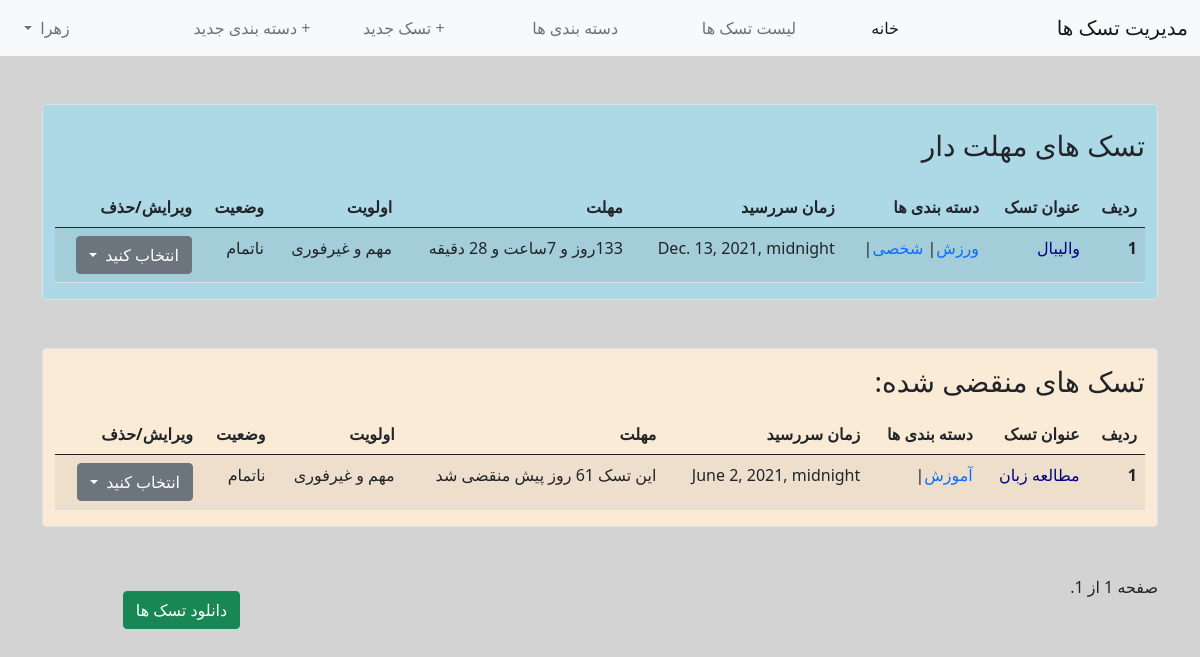
/todo/ (signed in), run on the app's committed database.
### accounts/models.py (models this page shows)
class CustomUser(AbstractUser):
    phone = models.CharField(max_length=21, blank=True, null=True)
    age = models.PositiveIntegerField(null=True, blank=True)

### todos/models.py (models this page shows, shortened)
class Task(models.Model):
    PRIORITY = [
        ('1', 'مهم و فوری'),  # الان انجامش بده
        ('2', 'غیرمهم و فوری'),  # بسپار به دیگری یا یه وقتی براش خالی کن
        ('3', 'مهم و غیرفوری'),  # براش برنامه ریزی کن
        ('4', 'غیرمهم و غیرفوری'),  # ترجیحاٌ حذفش کن یا بذار برای تعطیلات
    ]
    STATUS = [('U', 'ناتمام'), ('D', 'انجام شد')]
    title = models.CharField(max_length=150)
    description = models.TextField(max_length=720, blank=True, default='')
    category = models.ManyToManyField(Category, related_name='category', related_query_name='cat_tasks')
    user = models.ForeignKey(get_user_model(), on_delete=models.CASCADE, related_name='tasks')
    priority = models.CharField(max_length=2, choices=PRIORITY)
    deadline = models.DateTimeField()
    status = models.CharField(max_length=1, default='U', choices=STATUS)
    objects = TaskManager()
    class Meta:
        ordering = ['deadline']
        constraints = [
            models.UniqueConstraint(fields=['title', 'user'], name='unique_group_task')
        ]

class Category(models.Model):
    name = models.CharField(max_length=100)
    user = models.ForeignKey(get_user_model(), on_delete=models.CASCADE, related_name='user_categories')
    objects = CategoryManager()
    class Meta:
        constraints = [
            models.UniqueConstraint(fields=['name', 'user'], name='unique_group')
        ]

### todos/views.py (the view)
# urls.py: path('', TaskListView.as_view(), name='task_list'),
class TaskListView(LoginRequiredMixin, ListView):
    model = Task
    template_name = 'tasks/task_list.html'
    paginate_by = 20
    def get_queryset(self):
        return Task.objects.filter(user=self.request.user)
    def get_context_data(self, **kwargs):
        context = super(TaskListView, self).get_context_data(**kwargs)
        try:
            context['ex_tasks'] = Task.objects.get_ex_tasks().filter(user=self.request.user)
            context['early_tasks'] = Task.objects.get_early_tasks().filter(user=self.request.user)
        except Task.DoesNotExist:
            context['ex_tasks'] = None
        return context

### todos/managers.py (called while the page is built)
    def get_ex_tasks(self):
        return self.filter(deadline__lt=timezone.now())

    def get_early_tasks(self):
        return self.exclude(deadline__lt=timezone.now())

### todos/templatetags/template_tags.py (called while the page is built)
@register.simple_tag
def task_time_left(task):
    now = timezone.now()
    time_left = task.deadline - now
    days = time_left.days
    hours = time_left.seconds // 3600
    mins = (time_left.seconds % 3600) // 60
    if days<0:
        return f'این تسک {days * -1} روز پیش منقضی شد'
    return f"{days}روز و {hours}ساعت و {mins} دقیقه"

### templates/tasks/task_list.html (shortened to what this page needs)
{% extends 'base.html' %}
{% load template_tags %}
{% block content %}
    <div class="container">
    <div class="container my-5 border rounded-3" style="background-color: lightblue;">
        <h3 class="my-4">تسک های مهلت دار</h3>
        <table class="table table-hover table-striped">
          <thead>
            <tr>
              <th scope="col">ردیف</th>
              <th scope="col">عنوان تسک</th>
              <th scope="col">دسته بندی ها</th>
              <th scope="col">زمان سررسید</th>
              <th scope="col">مهلت</th>
              <th scope="col">اولویت</th>
                <th scope="col">وضعیت</th>
              <th scope="col">ویرایش/حذف</th>
            </tr>
          </thead>
          <tbody>
            {% for task in early_tasks %}
                <tr>
                  <th scope="row">{{ forloop.counter }}</th>
                  <td><a href="{% url 'details' task.pk%}" class="text-decoration-none" style="color:navy">{{ task.title |capfirst }}</a></td>
                  <td>
                      {% for category in task.category.all %}
                          <a href="{% url 'category_tasks_list' category.pk %}" class="text-decoration-none" >{{ category.name }}</a>|
                      {% endfor %}
                  </td>
                    <td>{{ task.deadline }}</td>
                    <td>{% task_time_left task %}</td>
                    <td>{{ task.get_priority_display }}</td>
                    <td>{{ task.get_status_display }}</td>
                    <td>
                         <div class="dropdown">
                              <a class="btn btn-secondary dropdown-toggle" href="" role="button" id="dropdownMenuLink" data-bs-toggle="dropdown" aria-expanded="false">
                                انتخاب کنید
                              </a>
                         </div>
                  </td>
                </tr>
          {% endfor %}
          </tbody>
        </table>
    </div>
        <div class="container my-5 border rounded-3" style="background-color: antiquewhite;">
            <h3 class="my-3">تسک های منقضی شده: </h3>
        <table class="table table-hover table-striped">
          <thead>
            <tr>
              <th scope="col">ردیف</th>
              <th scope="col">عنوان تسک</th>
              <th scope="col">دسته بندی ها</th>
              <th scope="col">زمان سررسید</th>
              <th scope="col">مهلت</th>
              <th scope="col">اولویت</th>
                <th scope="col">وضعیت</th>
              <th scope="col">ویرایش/حذف</th>
            </tr>
          </thead>
          <tbody>
            {% for task in ex_tasks %}
                <tr>
                  <th scope="row">{{ forloop.counter }}</th>
                  <td><a href="{% url 'details' task.pk%}" class="text-decoration-none" style="color:navy">{{ task.title | capfirst }}</a></td>
                  <td>
                      {% for category in task.category.all %}
                          <a href="{% url 'category_tasks_list' category.pk %}" class="text-decoration-none" >{{ category.name }}</a>|
                      {% endfor %}
                  </td>
                    <td>{{ task.deadline }}</td>
                    <td>{% task_time_left task %}</td>
                    <td>{{ task.get_priority_display }}</td>
                    <td>{{ task.get_status_display }}</td>
                    <td>
                         <div class="dropdown">
                              <a class="btn btn-secondary dropdown-toggle" href="" role="button" id="dropdownMenuLink" data-bs-toggle="dropdown" aria-expanded="false">
                                انتخاب کنید
                              </a>
                         </div>
                  </td>
                </tr>
          {% endfor %}
          </tbody>
        </table>
        </div>
        <div>
            <div class="container">
               <div class="row justify-content-between text-center d-flex justify-self-center">
                    <div class="col-3 pagination">
                        <span class="step-links">
                            <span class="current">
                                صفحه {{ page_obj.number }} از {{ page_obj.paginator.num_pages }}.
                            </span>
                        </span>
                    </div>
                    <div class="col-3">
                        <a href="{% url 'tasks_json' %}" class="btn btn-success m-3" role="button" download>دانلود تسک ها</a>
                    </div>
               </div>
            </div>
        </div>
    </div>
{% endblock %}

### templates/base.html (shortened to what this page needs)
<!doctype html>
<html lang="fa" dir="rtl">
  <head>
  {% load admin_urls %}
    <link rel="stylesheet" href="https://cdn.jsdelivr.net/npm/bootstrap@5.0.2/dist/css/bootstrap.rtl.min.css">
  </head>
  <body style="background-color:lightgray">
    <nav class="navbar navbar-expand-lg navbar-light bg-light sticky-top">
      <div class="container-fluid">
        <a class="navbar-brand" href="{% url 'home' %}">مدیریت تسک ها</a>
        <div class="collapse navbar-collapse" id="navbarSupportedContent">
            {% if user.is_authenticated %}
                <div class="container mr-1 ml-5">
                  <ul class="navbar-nav me-auto mb-2 mb-lg-0 row justify-content-end justify-self-end text-end">
                        <li class="nav-item col px-0 mx-0">
                          <a class="nav-link active px-0 mx-0" aria-current="page" href="{% url 'home' %}">خانه</a>
                        </li>
                        <li class="nav-item col px-0 mx-0">
                          <a class="nav-link px-0 mx-0" href="{% url 'task_list' %}">لیست تسک ها</a>
                        </li>
                        <li class="nav-item col px-0 mx-0">
                            <a class="nav-link px-0 mx-0" href="{% url 'categories' %}">دسته بندی ها </a>
                        </li>
                        <li class="nav-item col px-0 mx-0">
                            <a class="nav-link px-0 mx-0" href="{% url 'task_create' %}">+ تسک جدید</a>
                        </li>
                        <li class="nav-item col px-0 mx-0">
                            <a class="nav-link px-0 mx-0" href="{% url 'ctg_create' %}">+ دسته بندی جدید</a>
                        </li>
                        <li class="nav-item dropdown col px-0 mx-0">
                        <a class="nav-link dropdown-toggle px-0 mx-0" href="#" id="navbarDropdown" role="button" data-bs-toggle="dropdown" aria-expanded="false">
                            {{ user.username }}
                        </a>
                    </li>
                  </ul>
                </div>
            {% endif %}
        </div>
      </div>
    </nav>
    {% block content %}{% endblock %}
  </body>
</html>

### data on the page
CustomUser: username "زهرا"
Task: title "والیبال", deadline "Dec. 13, 2021, midnight", deadline "133روز و 7ساعت و 28 دقیقه", priority "مهم و غیرفوری", status "ناتمام"
Category: name "ورزش"
Category: name "شخصی"
Task: title "مطالعه زبان", deadline "June 2, 2021, midnight", deadline "این تسک 61 روز پیش منقضی شد", priority "مهم و غیرفوری", status "ناتمام"
Category: name "آموزش"

### other printed values
{{ page_obj.paginator.num_pages }} "1"
